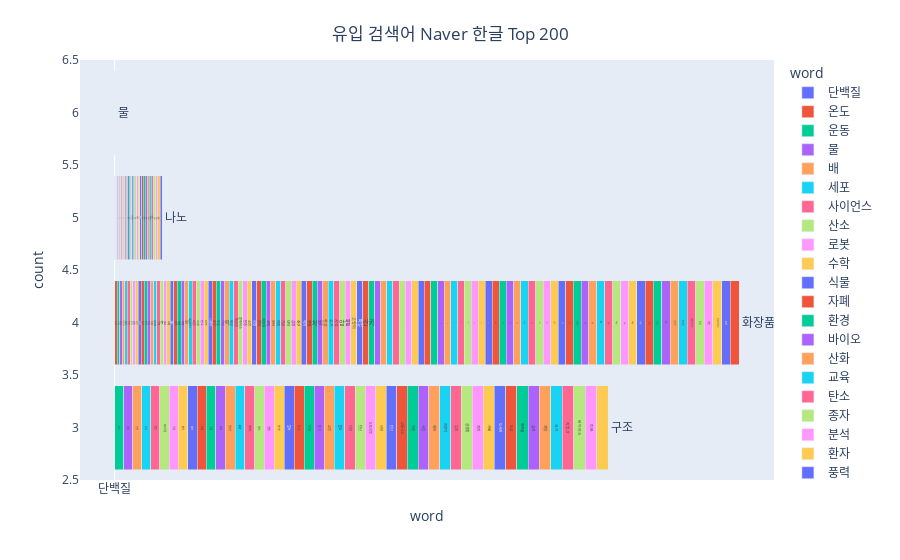

The code cell stored with this chart in its notebook:
### Markdown cell above
**유입 검색어** 네이버 **한글** 키워드 빈도 그래프

### Code cell
create_horizontal_bar_chart(dfCntKotal.head(200), 'word', 'count', 'word', 'word', "유입 검색어 Naver 한글 Top 200")
